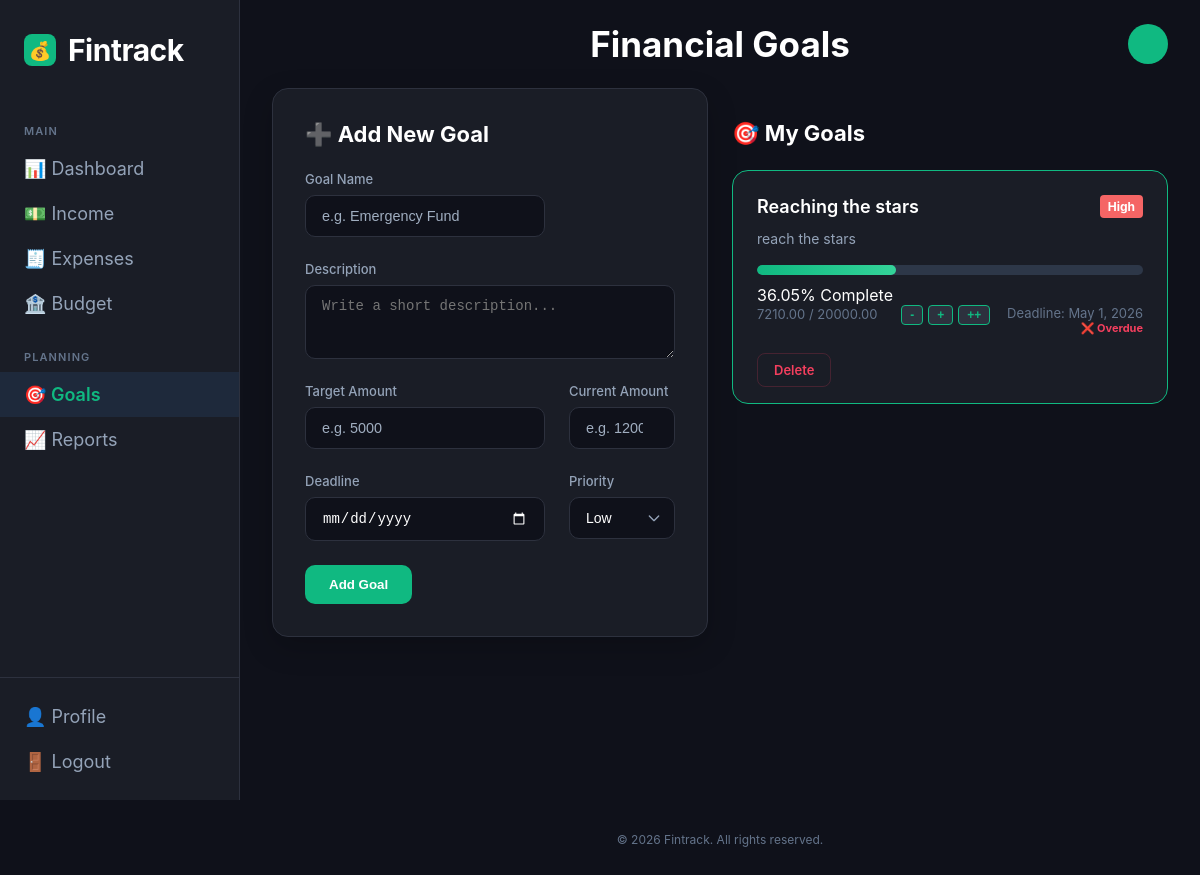
/goals/, run on an earlier commit of the app's database.
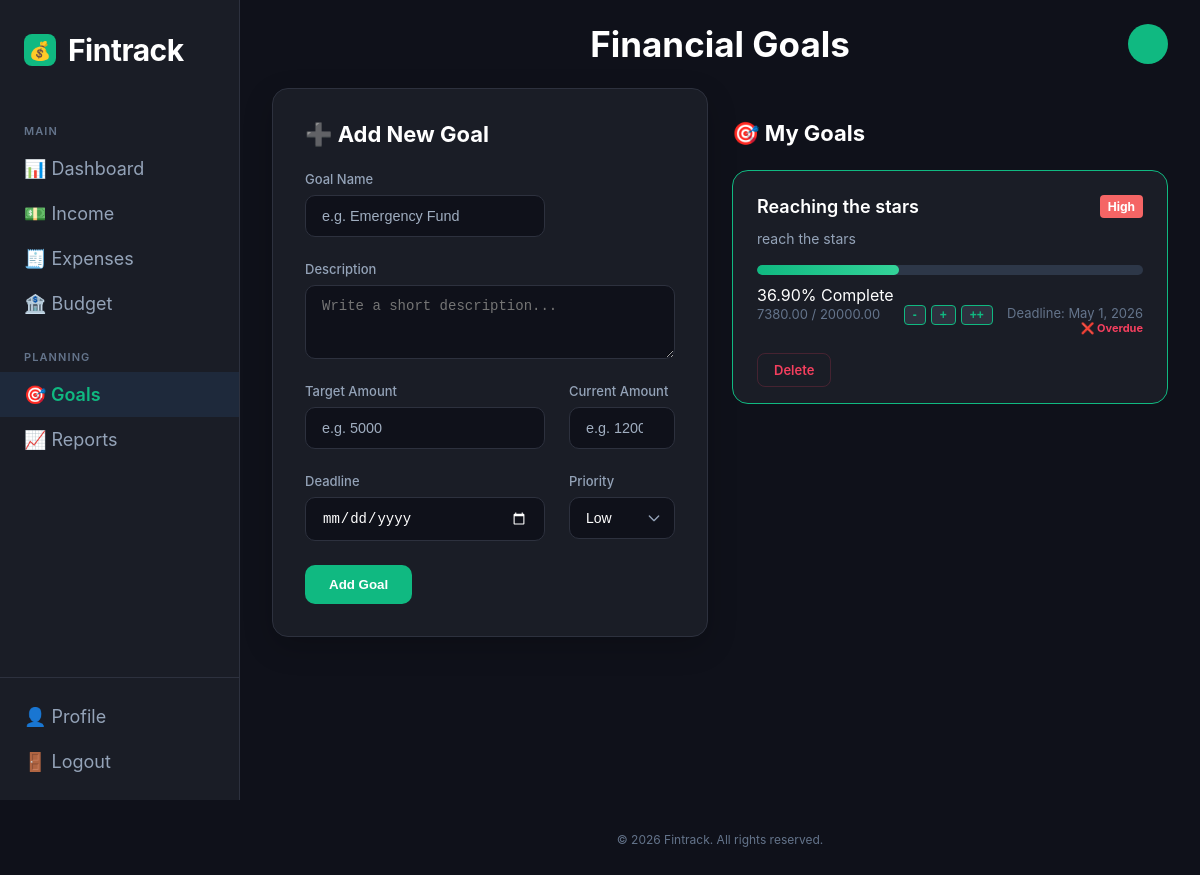
And on a later commit of the database.
### goals/models.py (models this page shows)
class Goal(models.Model):
    goalTitle=models.CharField(max_length=100)
    goalAmount=models.DecimalField(max_digits=10,decimal_places=2)
    currentAmount=models.DecimalField(max_digits=10,decimal_places=2,default=0)
    goalDeadline=models.DateField()
    goalDescription=models.TextField(blank=True)
    PRIORITY_CHOICES = [
        ('low', 'Low'),
        ('medium', 'Medium'),
        ('high', 'High'),
    ]
    goalPriority=models.CharField(max_length=10, choices=PRIORITY_CHOICES, default='medium')
    @property
    def progress_percentage(self):
        if self.goalAmount and self.goalAmount > 0:
            percent = (self.currentAmount / self.goalAmount) * 100
            return min(percent, 100)
        return 0

### goals/views.py (the view, shortened to what this page needs)
# urls.py: path('', views.goals_view, name='goals'),
def goals_view(request):
    goals = Goal.objects.all()
    today = timezone.now().date()
    for x in goals:
        if x.goalDeadline:
            days_left = (x.goalDeadline - today).days
            if days_left < 0:
                x.deadline_status = "expired"
            elif days_left <= 3:
                x.deadline_status = "urgent"
            else:
                x.deadline_status = "safe"
        else:
            x.deadline_status = "none"
    return render(request, 'goals/goals.html', {'goals': goals})

### goals/templates/goals/goals.html (shortened to what the changed rows need)
{% load static %}
<!DOCTYPE html>
<html lang="en">
<head>
    <link rel="stylesheet" href="{% static 'side-bar.css' %}">
    <link rel="stylesheet" href="{% static 'goals.css' %}">
</head>
<body>
    <div class="app">
        <div class="main">
            <div class="content">
                <form method="POST" id="goalForm" novalidate>
                    <div class="form-card">
                        <h2>➕ Add New Goal</h2>
                    </div>
                </form>
                <div class="goals-section">
                    <h2>🎯 My Goals</h2>
                    {% if goals %}
                        {% for x in goals %}
                            <div class="goal-card">
                                <div class="goal-header">
                                    <h3>{{ x.goalTitle }}</h3>
                                    <span class="priority-badge {{ x.goalPriority }}">{{ x.goalPriority|title }}</span>
                                </div>
                                <p class="description">{{ x.goalDescription }}</p>
                                <div class="progress-bar">
                                    <div class="progress" style="--width: {{ x.progress_percentage }}%;"></div>
                                </div>
                                <span class="progress-text">{{ x.progress_percentage|floatformat:2 }}% Complete</span>
                                <div class="goal-footer">
                                    <div class="amount-info">
                                        <span>{{ x.currentAmount }} / {{ x.goalAmount }}</span>
                                        <div class="quick-update-btns" style="display: inline-flex; gap: 5px; margin-left: 10px;">
                                            <div class="quick-update-btns" style="display: inline-flex; gap: 5px; margin-left: 10px;">
                                                <button onclick="quickUpdate('{{ x.id }}', -10)" class="btn-small" >-</button>
                                                <button onclick="quickUpdate('{{ x.id }}', 10)" class="btn-small">+</button>
                                                <button onclick="quickUpdate('{{ x.id }}', 100)" class="btn-small">++</button>
                                            </div>
                                        </div>
                                    </div>
                                    <div style="display: flex; flex-direction: column; align-items: flex-end;">
                                        <span>Deadline: {{ x.goalDeadline }}</span>
                                        {% if x.deadline_status == 'urgent' %}
                                            <small style="color: #ed8936; font-weight: bold; font-size: 11px;">⚠️ Approaches!</small>
                                        {% elif x.deadline_status == 'expired' %}
                                            <small style="color: #f43f5e; font-weight: bold; font-size: 11px;">❌ Overdue</small>
                                        {% endif %}
                                    </div>
                                </div>
                                <div style="margin-top: 10px;">
                                    <a href="{% url 'delete_goal' x.id %}" class="btn-delete"
                                    onclick="return confirm('Are you sure you want to delete this goal?');">
                                    Delete
                                    </a>
                                </div>
                            </div>
                        {% endfor %}
                    {% else %}
                        <div class="empty-state" id="emptyState">
                            <p>No goals yet. Add your first goal above!</p>
                        </div>
                    {% endif %}
                </div>
            </div>
        </div>
    </div>
</body>
</html>

What changed in the data, as far as the page shows it:
changed Goal "Reaching the stars": progress_percentage "36.05" → "36.90"; currentAmount "7210.00" → "7380.00"
